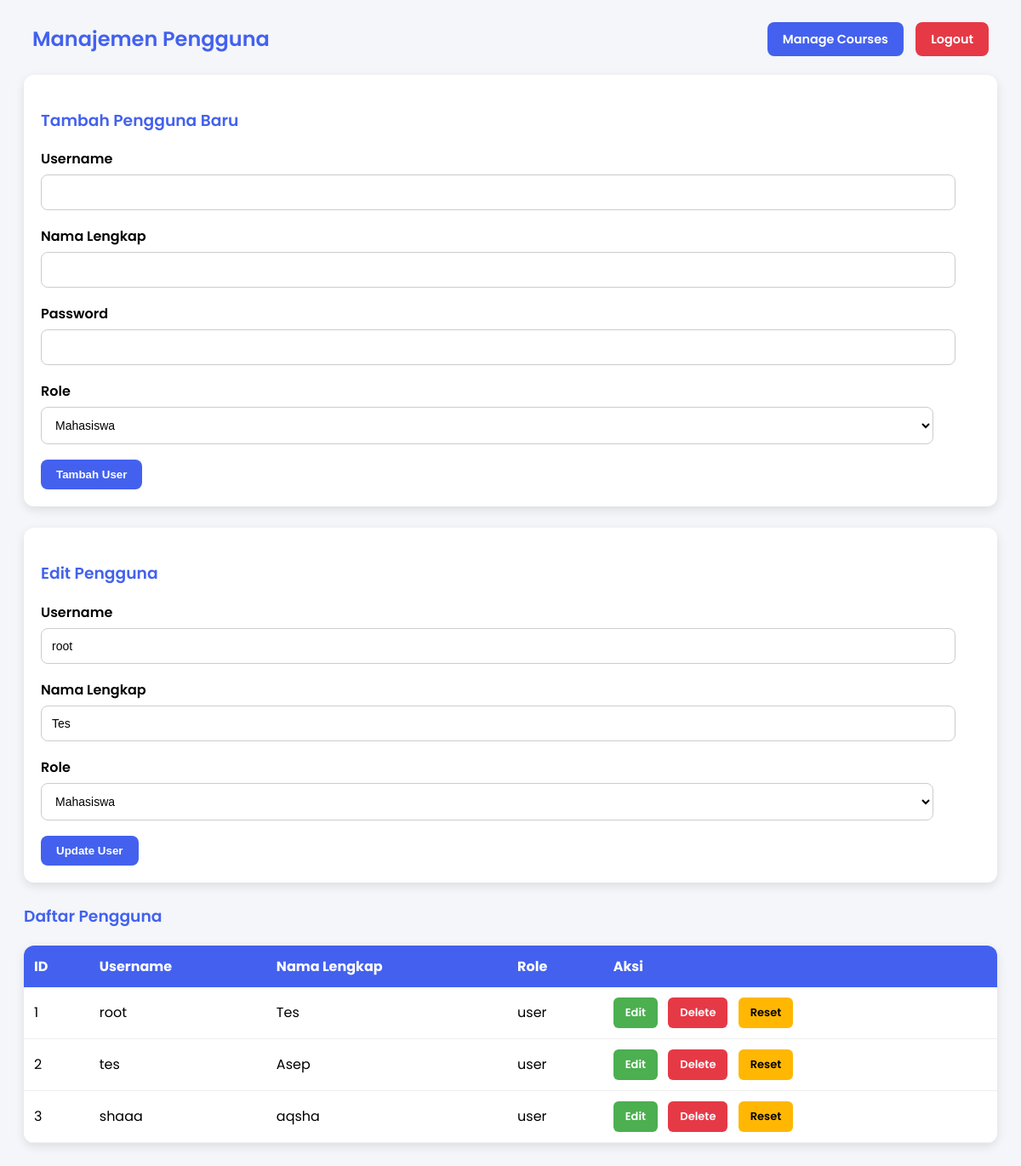
The page /manage_users.php?edit=1 (signed in) on the database its author committed.
### tables this page shows
CREATE TABLE IF NOT EXISTS `users` (
  `id` int NOT NULL AUTO_INCREMENT,
  `username` varchar(50) NOT NULL,
  `password` varchar(255) NOT NULL,
  `nama_lengkap` varchar(100) DEFAULT NULL,
  `role` enum('admin','user') DEFAULT 'user',
  PRIMARY KEY (`id`),
  UNIQUE KEY `username` (`username`)
);

### manage_users.php (the view, shortened to what this page needs)
<?php
include 'db_config.php';
$editData = null;
if (isset($_GET['edit'])) {
    $id = $_GET['edit'];
    $editData = $conn->query("SELECT * FROM users WHERE id = $id")->fetch_assoc();
}
$users = $conn->query("SELECT * FROM users");
?>
<!DOCTYPE html>
<html>
<head>
</head>
<body>
<div class="header-container">
    <h2>Manajemen Pengguna</h2>
    <div>
        <a href="manage_courses.php" class="nav-btn">Manage Courses</a>
        <a href="logout.php" class="btn-logout" onclick="return confirm('Yakin ingin logout?')">Logout</a>
    </div>
</div>
<div class="card">
    <h3>Tambah Pengguna Baru</h3>
    <form method="POST">
        <div class="form-group">
            <label>Username</label>
            <input type="text" name="username" required>
        </div>
        <div class="form-group">
            <label>Nama Lengkap</label>
            <input type="text" name="nama_lengkap">
        </div>
        <div class="form-group">
            <label>Password</label>
            <input type="password" name="password" required>
        </div>
        <div class="form-group">
            <label>Role</label>
            <select name="role">
                <option value="mahasiswa">Mahasiswa</option>
            </select>
        </div>
        <button type="submit" name="add_user">Tambah User</button>
    </form>
</div>
<?php if ($editData): ?>
<div class="card">
    <h3>Edit Pengguna</h3>
    <form method="POST">
        <div class="form-group">
            <label>Username</label>
            <input type="text" name="username" value="<?= $editData['username'] ?>" required>
        </div>
        <div class="form-group">
            <label>Nama Lengkap</label>
            <input type="text" name="nama_lengkap" value="<?= $editData['nama_lengkap'] ?>">
        </div>
        <div class="form-group">
            <label>Role</label>
            <select name="role">
                <option value="mahasiswa" <?= $editData['role']=="mahasiswa"?"selected":"" ?>>Mahasiswa</option>
            </select>
        </div>
        <button type="submit" name="update_user">Update User</button>
    </form>
</div>
<?php endif; ?>
<h3>Daftar Pengguna</h3>
<table>
    <tr>
        <th>ID</th>
        <th>Username</th>
        <th>Nama Lengkap</th>
        <th>Role</th>
        <th>Aksi</th>
    </tr>
    <?php while ($row = $users->fetch_assoc()): ?>
    <tr>
        <td><?= $row['id'] ?></td>
        <td><?= $row['username'] ?></td>
        <td><?= $row['nama_lengkap'] ?></td>
        <td><?= $row['role'] ?></td>
        <td>
            <a class="action-btn edit-btn" href="manage_users.php?edit=<?= $row['id'] ?>">Edit</a>
            <a class="action-btn delete-btn" href="manage_users.php?delete=<?= $row['id'] ?>" onclick="return confirm('Hapus user?')">Delete</a>
            <a class="action-btn reset-btn" href="manage_users.php?reset=<?= $row['id'] ?>" onclick="return confirm('Reset password user ini?')">Reset</a>
        </td>
    </tr>
    <?php endwhile; ?>
</table>
</body>
</html>

### manage_users.php (style rules this page uses)
:root { --primary-color: #4361ee; --text-color: #333; --danger-color: #e63946; --success-color: #4CAF50; }
body { font-family: 'Poppins'; background: #f4f6f9; padding: 20px; }
.header-container { display: flex; justify-content: space-between; align-items: center; margin-bottom: 25px; padding: 0 10px; }
h2 { color: var(--primary-color); font-weight: 600; margin: 0; }
h3 { color: var(--primary-color); font-weight: 600; }
.card { background: #fff; padding: 20px; border-radius: 12px; box-shadow: 0px 4px 12px rgba(0,0,0,0.1); margin-bottom: 25px; }
.form-group { margin-bottom: 18px; display: block; }
.form-group label { display: block; font-weight: 600; margin-bottom: 6px; }
input[type="text"], input[type="password"], select, textarea { width: 95%; padding: 12px; border: 1px solid #ccc; border-radius: 8px; font-size: 14px; outline: none; transition: border 0.2s; background: white; }
button { background: var(--primary-color); padding: 10px 18px; color: white; border: none; border-radius: 8px; font-weight: 600; cursor: pointer; }
table { width: 100%; border-collapse: collapse; background: white; border-radius: 12px; overflow: hidden; box-shadow: 0px 4px 12px rgba(0,0,0,0.1); margin-top: 20px; }
th { background: var(--primary-color); color: white; padding: 12px; text-align: left; }
td { padding: 12px; border-bottom: 1px solid #eee; }
.nav-btn { background: var(--primary-color); color: white; padding: 10px 18px; border-radius: 8px; text-decoration: none; font-weight: 600; margin-left: 10px; font-size: 0.9em; }
.btn-logout { background: var(--danger-color); color: white; padding: 10px 18px; border-radius: 8px; text-decoration: none; font-weight: 600; margin-left: 10px; font-size: 0.9em; }
.action-btn { padding: 8px 14px; border-radius: 6px; font-size: 13px; font-weight: 600; text-decoration: none; margin-right: 8px; display: inline-block; }
.edit-btn { background: var(--success-color); color: white; }
.delete-btn { background: var(--danger-color); color: white; }
.reset-btn { background: #ffb703; color: black; }

### rows shown on the page
users: username "root", nama_lengkap "Tes", id "1", role "user"
users: id "2", username "tes", nama_lengkap "Asep", role "user"
users: id "3", username "shaaa", nama_lengkap "aqsha", role "user"
